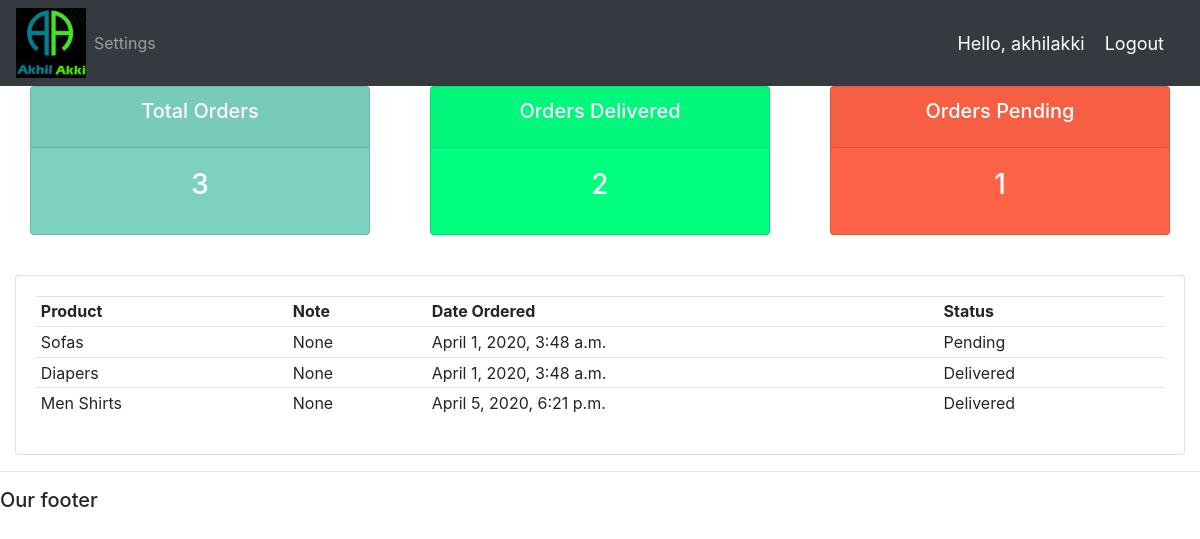
The page /user/ (signed in) on the database its author committed.
### crmapp/models.py (models this page shows)
class Order(models.Model):
        STATUS = (
                    ('Pending','Pending'),
                    ('Out for delivery','Out for delivery'),
                    ('Delivered','Delivered'),
                 )
        customer = models.ForeignKey(Customer, null=True, on_delete= models.SET_NULL)
        product = models.ForeignKey(Product,null=True, on_delete = models.SET_NULL)
        date_created = models.DateTimeField(auto_now_add=True,null=True)
        status = models.CharField(max_length=200,null=True, choices = STATUS)
        note = models.CharField(max_length=200,null=True)

class Product(models.Model):
    CATEGORY = (
                ('Indoor','Indoor'),
                ('Outdoor','Outdoor'),
                )
    name =  models.CharField(max_length=200,null=True )
    price = models.FloatField(null=True )
    category = models.CharField(max_length=200,null=True, choices=CATEGORY)
    description = models.CharField(max_length=200,null=True,blank=True  )
    date_created = models.DateTimeField(auto_now_add=True,null=True)
    tags=models.ManyToManyField(Tag)
    def __str__(self):
        return self.name

### crmapp/decorators.py (the view)
		def wrapper_func(request, *args, **kwargs):
			group = None
			if request.user.groups.exists():
				group = request.user.groups.all()[0].name
			if group in allowed_roles:
				return view_func(request, *args, **kwargs)
			else:
				return HttpResponse('You are not authorized to view this page')

### crmapp/views.py (called while the page is built)
@login_required(login_url='login')
@allowed_users(allowed_roles=['customers'])
def userPage(request):
    orders = request.user.customer.order_set.all()
    total_orders = orders.count()#database query to count total no. of orders
    delivered = orders.filter(status='Delivered').count()
    pending = orders.filter(status='Pending').count()
    print('ORDERS:',orders)
    context = {'orders':orders,'total_orders':total_orders,
               'delivered':delivered,'pending':pending}
    return render(request,'crmapp/user.html',context)

### crmapp/templates/crmapp/user.html
{% extends 'crmapp/main.html' %}
{% block content %}
{% include 'crmapp/status.html' %}
<br>
<div class="row">
	<div class="col-md">
		<div class="card card-body">
			<table class="table table-sm">
				<tr>
					<th>Product</th>
					<th>Note</th>
					<th>Date Ordered</th>
					<th>Status</th>
				</tr>
				{% for order in orders %}
				<tr>
					<td>{{order.product}}</td>
					<td>{{order.note}}</td>
					<td>{{order.date_created}}</td>
					<td>{{order.status}}</td>
				</tr>
				{% endfor %}
			</table>
		</div>
	</div>
</div>
{% endblock content %}

### crmapp/templates/crmapp/navbar.html (shortened to what this page needs)
{% load static %}
<nav class="navbar navbar-expand-lg navbar-dark bg-dark">
 <img src="{% static 'img/log.png' %}">
  <div class="collapse navbar-collapse" id="navbarNav">
    <ul class="navbar-nav">
	{% if request.user.is_staff %}
      <li class="nav-item active">
        <a class="nav-link" href="{% url 'home' %}">Dashboard</a>
      </li>
      <li class="nav-item">
        <a class="nav-link" href="{% url 'products' %}">Products</a>
      </li>
	  {% else  %}
	  <li class = "nav-item">
	  <a class = "nav-link" href="{% url 'account' %}">Settings</a>
	  </li>
	  {% endif %}
    </ul>
  </div>
  <span class="hello-msg">Hello, {{request.user}}</span>
  <span ><a  class="hello-msg" href="{% url 'logout' %}">Logout</a></span>
</nav>

### crmapp/templates/crmapp/navbar.html (style rules this page uses)
.hello-msg { font-size: 18px; color: #fff; margin-right: 20px; }

### rows shown on the page
Order: product "Sofas", note "None", date_created "April 1, 2020, 3:48 a.m.", status "Pending"
Order: product "Diapers", note "None", date_created "April 1, 2020, 3:48 a.m.", status "Delivered"
Order: product "Men Shirts", note "None", date_created "April 5, 2020, 6:21 p.m.", status "Delivered"

### other values the page prints
{{ request.user }} "akhilakki"
{{ total_orders }} "3"
{{ delivered }} "2"
{{ pending }} "1"
